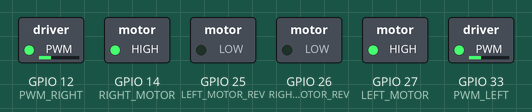
This sketch was run on a simulated ESP32. On the bench: switched loads named in the sketch (green lamp = pin HIGH). What the sketch prints to the serial monitor is not drawn.

Above: at 0.1 s.
Timing chart, 0 to 1.6 s (numbered marks = the images above):
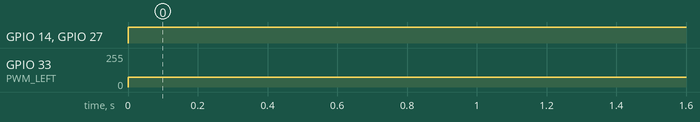

The sketch:

test2.ino
```cpp
#define RIGHT_MOTOR 14
#define LEFT_MOTOR 27
#define RIGHT_MOTOR_REV 26
#define LEFT_MOTOR_REV 25

#define PWM_RIGHT 12
#define PWM_LEFT 33


void setup() {
  Serial.begin(115200);

  pinMode(RIGHT_MOTOR, OUTPUT);
  pinMode(LEFT_MOTOR, OUTPUT);
  pinMode(RIGHT_MOTOR_REV, OUTPUT);
  pinMode(LEFT_MOTOR_REV, OUTPUT);

  //PWM control pins=outputs
  pinMode(PWM_RIGHT, OUTPUT);
  pinMode(PWM_LEFT, OUTPUT);
}

void loop() {
  analogWrite(PWM_RIGHT, 75);  //right motor
  analogWrite(PWM_LEFT, 75);   //left motor
  moveForward();
}

void moveForward() {
  Serial.println("Moving Forward");
  digitalWrite(RIGHT_MOTOR, HIGH);
  digitalWrite(LEFT_MOTOR, HIGH);
  digitalWrite(RIGHT_MOTOR_REV, LOW);
  digitalWrite(LEFT_MOTOR_REV, LOW);
}
```

Measured:
- by itself, GPIO 14 (RIGHT_MOTOR), GPIO 27 (LEFT_MOTOR): LOW → HIGH at 0.00 s
- by itself, GPIO 33 (PWM_LEFT): 0/255 → 75/255 at 0.00 s
